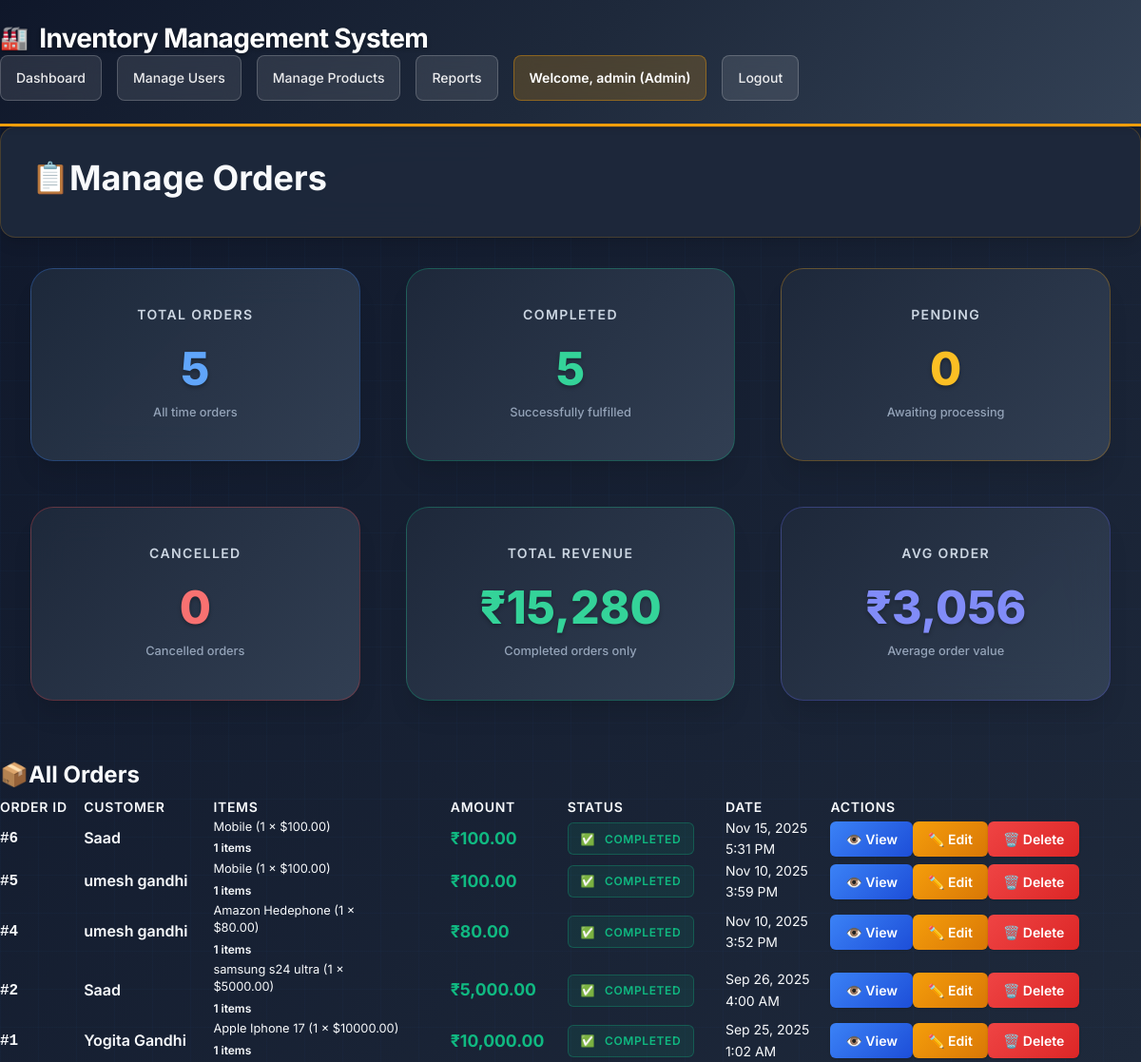
Before: /admin-orders.php (signed in) with the older database file.
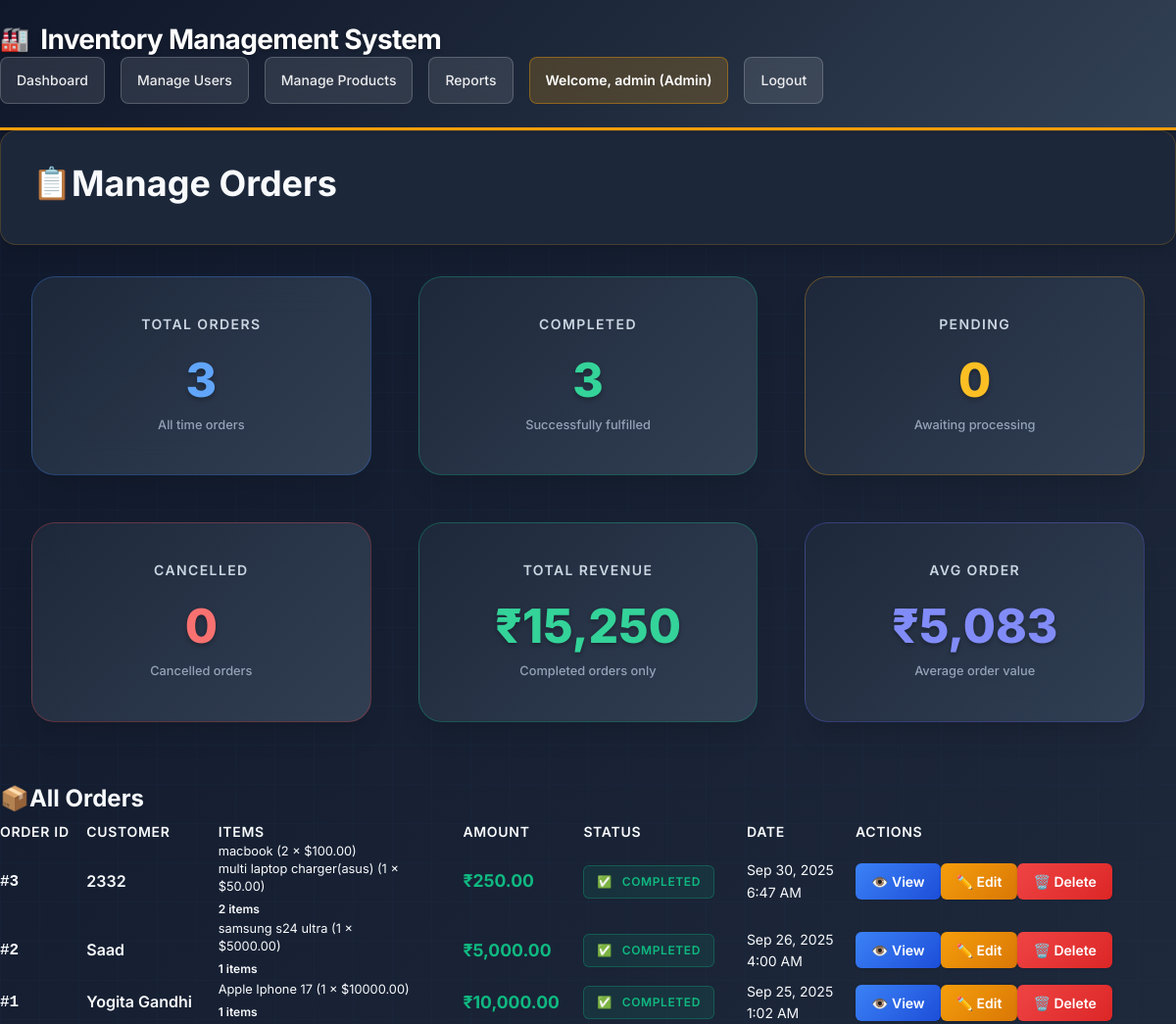
After: the same page with the newer database file.
### tables this page shows
CREATE TABLE `orders` (
  `id` int(11) NOT NULL,
  `user_id` int(11) NOT NULL,
  `total_amount` decimal(10,2) NOT NULL,
  `status` enum('pending','completed','cancelled') DEFAULT 'pending',
  `created_at` timestamp NOT NULL DEFAULT current_timestamp()
);

CREATE TABLE `users` (
  `id` int(11) NOT NULL,
  `name` varchar(255) NOT NULL,
  `email` varchar(255) DEFAULT NULL,
  `username` varchar(100) NOT NULL,
  `password` varchar(255) NOT NULL,
  `role` enum('admin','supplier','buyer') NOT NULL,
  `status` enum('active','blocked') DEFAULT 'active',
  `created_at` timestamp NULL DEFAULT current_timestamp(),
  `deleted_at` timestamp NULL DEFAULT NULL
);

### admin-orders.php (the view, shortened to what the changed rows need)
<?php
require_once 'config/database.php';
try {
    $stmt = $pdo->query("
        SELECT
            o.id,
            o.total_amount,          -- Total monetary value of the order
            o.status,                -- Order status (pending, completed, cancelled, etc.)
            o.created_at,            -- Timestamp when order was placed
            u.username as buyer_name, -- Customer's username for display
            -- GROUP_CONCAT: Combines multiple order items into a single readable string
            -- Format: 'Product Name (Quantity × Price)' separated by newlines
            -- This creates a preview of all items in the order for quick viewing
            GROUP_CONCAT(
                CONCAT(p.name, ' (', oi.quantity, ' × $', oi.price, ')')
                SEPARATOR '\n'
            ) as items,
            -- COUNT: Total number of individual items in this order
            -- Useful for displaying item count badges and order complexity
            COUNT(oi.id) as item_count
        FROM orders o
        -- INNER JOIN: Get customer information (required - every order must have a user)
        JOIN users u ON o.user_id = u.id
        -- LEFT JOIN: Get order items (optional - handles orders with no items gracefully)
        -- LEFT JOIN ensures orders appear even if they have no associated items
        LEFT JOIN order_items oi ON o.id = oi.order_id
        -- LEFT JOIN: Get product details for each order item
        -- LEFT JOIN handles cases where products might be deleted but orders remain
        LEFT JOIN products p ON oi.product_id = p.id
        GROUP BY o.id
        ORDER BY o.created_at DESC
    ");
    $orders = $stmt->fetchAll(PDO::FETCH_ASSOC);
    $stmt = $pdo->query("
        SELECT
            COUNT(*) as total_orders,
            -- SQL CASE statements for conditional counting
            SUM(CASE WHEN status = 'completed' THEN 1 ELSE 0 END) as completed_orders,
            SUM(CASE WHEN status = 'pending' THEN 1 ELSE 0 END) as pending_orders,
            SUM(CASE WHEN status = 'cancelled' THEN 1 ELSE 0 END) as cancelled_orders,
            -- SQL SUM() and AVG() aggregate functions
            SUM(CASE WHEN status = 'completed' THEN total_amount ELSE 0 END) as total_revenue,
            AVG(CASE WHEN status = 'completed' THEN total_amount ELSE NULL END) as avg_order_value
        FROM orders
    ");
    $stats = $stmt->fetch(PDO::FETCH_ASSOC);
} catch (PDOException $e) {
    $orders = [];
    $stats = [
        'total_orders' => 0,
        'completed_orders' => 0,
        'pending_orders' => 0,
        'cancelled_orders' => 0,
        'total_revenue' => 0,
        'avg_order_value' => 0
    ];
}
?>
<!DOCTYPE html>
<html lang="en">
<head>
    <link href="https://cdn.jsdelivr.net/npm/bootstrap@5.1.3/dist/css/bootstrap.min.css" rel="stylesheet">
    <link href="https://cdnjs.cloudflare.com/ajax/libs/font-awesome/6.0.0/css/all.min.css" rel="stylesheet">
    <link rel="stylesheet" href="css/professional-admin.css?v=<?php echo time(); ?>">
</head>
<body>
    <div class="container">
        <header>
            <h1>Inventory Management System</h1>
        </header>
        <main class="fade-in">
            <div class="page-header">
                <h2>Manage Orders</h2>
            </div>
            <div class="stats-grid">
                <div class="stat-card total slide-in-up">
                    <h3>Total Orders</h3>
                    <div class="stat-value"><?php echo $stats['total_orders']; ?></div>
                    <small>All time orders</small>
                </div>
                <div class="stat-card completed slide-in-up" style="animation-delay: 0.1s;">
                    <h3>Completed</h3>
                    <div class="stat-value"><?php echo $stats['completed_orders']; ?></div>
                    <small>Successfully fulfilled</small>
                </div>
                <div class="stat-card revenue slide-in-up" style="animation-delay: 0.4s;">
                    <h3>Total Revenue</h3>
                    <div class="stat-value">₹<?php echo number_format($stats['total_revenue'], 0); ?></div>
                    <small>Completed orders only</small>
                </div>
                <div class="stat-card average slide-in-up" style="animation-delay: 0.5s;">
                    <h3>Avg Order</h3>
                    <div class="stat-value">₹<?php echo number_format($stats['avg_order_value'], 0); ?></div>
                    <small>Average order value</small>
                </div>
            </div>
            <div class="orders-table-card slide-in-up" style="animation-delay: 0.6s;">
                <?php
                if (empty($orders)): ?>
                    <div class="no-orders">
                        <h3>No Orders Found</h3>
                        <p>No orders have been placed yet.</p>
                    </div>
                <?php else: ?>
                    <div class="table-wrapper">
                        <table class="orders-table">
                            <thead>
                                <tr>
                                    <th>Order ID</th>
                                    <th>Customer</th>
                                    <th>Items</th>
                                    <th>Amount</th>
                                    <th>Status</th>
                                    <th>Date</th>
                                    <th>Actions</th>
                                </tr>
                            </thead>
                            <tbody>
                                <?php
                                foreach ($orders as $order): ?>
                                    <tr>
                                        <td>
                                            <span class="order-id">#<?php echo $order['id']; ?></span>
                                        </td>
                                        <td>
                                            <span class="customer-name"><?php echo htmlspecialchars($order['buyer_name']); ?></span>
                                        </td>
                                        <td>
                                            <div class="items-preview"><?php echo htmlspecialchars($order['items'] ?? 'No items'); ?></div>
                                            <span class="item-count"><?php echo $order['item_count']; ?> items</span>
                                        </td>
                                        <td>
                                            <span class="amount">₹<?php echo number_format($order['total_amount'], 2); ?></span>
                                        </td>
                                        <td>
                                            <span class="status-badge <?php echo $order['status']; ?>">
                                                <?php echo ucfirst($order['status']); ?>
                                            </span>
                                        </td>
                                        <td>
                                            <div class="order-date"><?php echo date('M j, Y', strtotime($order['created_at'])); ?></div>
                                            <div class="order-date"><?php echo date('g:i A', strtotime($order['created_at'])); ?></div>
                                        </td>
                                        <td>
                                            <div class="action-buttons">
                                                <a href="order-details.php?id=<?php echo $order['id']; ?>" class="btn btn-view">
                                                    👁️ View
                                                </a>
                                                <a href="edit-order.php?id=<?php echo $order['id']; ?>" class="btn btn-edit">
                                                    ✏️ Edit
                                                </a>
                                                <a href="delete-order.php?id=<?php echo $order['id']; ?>"
                                                   class="btn btn-delete"
                                                   onclick="return confirm('Are you sure you want to delete this order?')">
                                                    🗑️ Delete
                                                </a>
                                            </div>
                                        </td>
                                    </tr>
                                <?php endforeach; ?>
                            </tbody>
                        </table>
                    </div>
                <?php endif; ?>
            </div>
        </main>
    </div>
</body>
</html>

Changed rows visible on the page:
removed orders: id "6", user.username "Saad", items "Mobile (1 × $100.00)", item_count "1", total_amount "100.00", status "COMPLETED", created_at "Nov 15, 2025", created_at "5:31 PM"
removed orders: id "5", user.username "umesh gandhi", items "Mobile (1 × $100.00)", item_count "1", total_amount "100.00", status "COMPLETED", created_at "Nov 10, 2025", created_at "3:59 PM"
removed orders: id "4", user.username "umesh gandhi", items "Amazon Hedephone (1 × $80.00)", item_count "1", total_amount "80.00", status "COMPLETED", created_at "Nov 10, 2025", created_at "3:52 PM"
added orders: id "3", user.username "2332", items "macbook (2 × $100.00) multi laptop charger(asus) (1 × $50.00)", item_count "2", total_amount "250.00", status "COMPLETED", created_at "Sep 30, 2025", created_at "6:47 AM"
Other visible differences:
$stats['total_orders']: "5" → "3"
$stats['completed_orders']: "5" → "3"
$stats['total_revenue']: "15,280" → "15,250"
$stats['avg_order_value']: "3,056" → "5,083"
